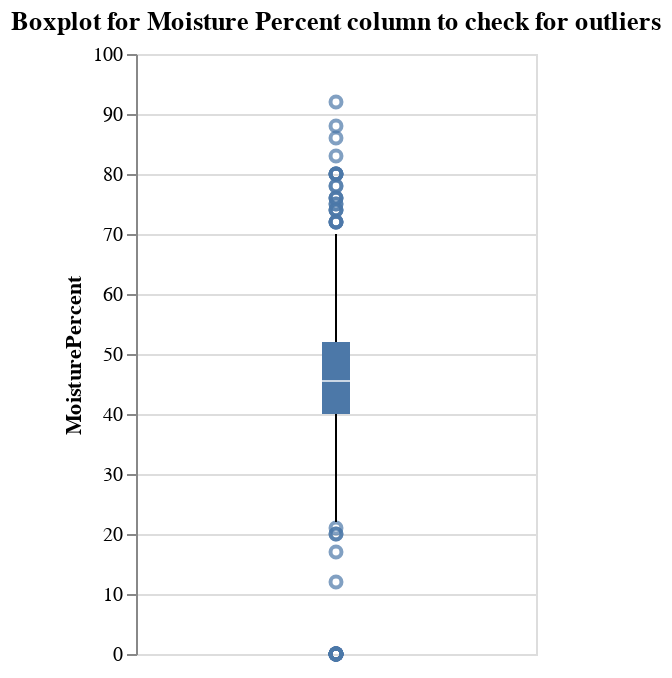

The notebook cell saved with this chart:
### Code cell
# Creating a box plot for numerical column "MoisturePercent" to check for any outliers in the whiskers of the plot
MP_plot_num = alt.Chart(cheese_df_new).mark_boxplot().encode(
    y='MoisturePercent:Q'
).properties(
    title='Boxplot for Moisture Percent column to check for outliers',
    width=200,
    height=300
)

MP_plot_num

### Figure 1 — Vega-Lite specification as saved in the notebook (floating-point values rounded to 4 significant figures; data arrays with more than 128 entries replaced by an {"elided": "..."} marker saying what was removed)
{"config": {"view": {"continuousWidth": 400, "continuousHeight": 300}}, "data": {"name": "data-4d2569b65eb8593be1331841a5c5f6be"}, "mark": "boxplot", "encoding": {"y": {"type": "quantitative", "field": "MoisturePercent"}}, "height": 300, "title": "Boxplot for Moisture Percent column to check for outliers", "width": 200, "$schema": "https://vega.github.io/schema/vega-lite/v4.8.1.json", "datasets": {"data-4d2569b65eb8593be1331841a5c5f6be": {"elided": "1042 records"}}}
